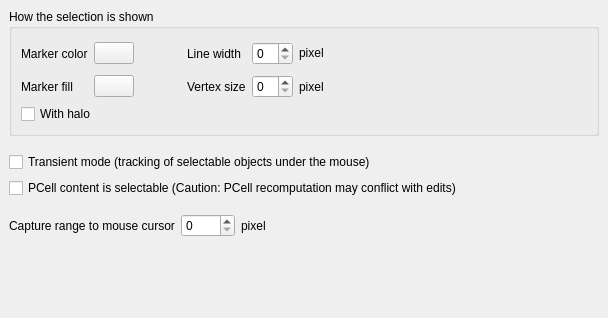
<?xml version="1.0" encoding="UTF-8"?>
<ui version="4.0">
 <class>LayoutViewConfigPage2c</class>
 <widget class="QFrame" name="LayoutViewConfigPage2c">
  <property name="geometry">
   <rect>
    <x>0</x>
    <y>0</y>
    <width>608</width>
    <height>318</height>
   </rect>
  </property>
  <property name="windowTitle">
   <string>Settings</string>
  </property>
  <layout class="QVBoxLayout">
   <property name="spacing">
    <number>6</number>
   </property>
   <property name="leftMargin">
    <number>9</number>
   </property>
   <property name="topMargin">
    <number>9</number>
   </property>
   <property name="rightMargin">
    <number>9</number>
   </property>
   <property name="bottomMargin">
    <number>9</number>
   </property>
   <item>
    <widget class="QGroupBox" name="groupBox_2">
     <property name="title">
      <string>How the selection is shown</string>
     </property>
     <layout class="QGridLayout">
      <property name="leftMargin">
       <number>9</number>
      </property>
      <property name="topMargin">
       <number>9</number>
      </property>
      <property name="rightMargin">
       <number>9</number>
      </property>
      <property name="bottomMargin">
       <number>9</number>
      </property>
      <property name="spacing">
       <number>6</number>
      </property>
      <item row="1" column="1">
       <widget class="lay::DitherPatternSelectionButton" name="stipple_pb">
        <property name="text">
         <string/>
        </property>
       </widget>
      </item>
      <item row="1" column="5">
       <widget class="QLabel" name="label_5">
        <property name="text">
         <string>pixel</string>
        </property>
       </widget>
      </item>
      <item row="0" column="6">
       <spacer>
        <property name="orientation">
         <enum>Qt::Horizontal</enum>
        </property>
        <property name="sizeHint" stdset="0">
         <size>
          <width>71</width>
          <height>31</height>
         </size>
        </property>
       </spacer>
      </item>
      <item row="0" column="5">
       <widget class="QLabel" name="textLabel2">
        <property name="sizePolicy">
         <sizepolicy hsizetype="Fixed" vsizetype="Fixed">
          <horstretch>0</horstretch>
          <verstretch>0</verstretch>
         </sizepolicy>
        </property>
        <property name="text">
         <string>pixel</string>
        </property>
       </widget>
      </item>
      <item row="0" column="4">
       <widget class="QSpinBox" name="lw_spinbx"/>
      </item>
      <item row="0" column="3">
       <widget class="QLabel" name="textLabel1_2">
        <property name="text">
         <string>Line width</string>
        </property>
       </widget>
      </item>
      <item row="0" column="2">
       <spacer>
        <property name="orientation">
         <enum>Qt::Horizontal</enum>
        </property>
        <property name="sizeType">
         <enum>QSizePolicy::Fixed</enum>
        </property>
        <property name="sizeHint" stdset="0">
         <size>
          <width>41</width>
          <height>31</height>
         </size>
        </property>
       </spacer>
      </item>
      <item row="1" column="3">
       <widget class="QLabel" name="vs_lbl">
        <property name="text">
         <string>Vertex size</string>
        </property>
       </widget>
      </item>
      <item row="1" column="4">
       <widget class="QSpinBox" name="vs_spinbx"/>
      </item>
      <item row="0" column="1">
       <widget class="lay::ColorButton" name="color_pb">
        <property name="toolTip">
         <string>The color in which the rulers are drawn</string>
        </property>
        <property name="text">
         <string/>
        </property>
       </widget>
      </item>
      <item row="0" column="0">
       <widget class="QLabel" name="textLabel3_2">
        <property name="text">
         <string>Marker color</string>
        </property>
       </widget>
      </item>
      <item row="1" column="0">
       <widget class="QLabel" name="label">
        <property name="text">
         <string>Marker fill</string>
        </property>
       </widget>
      </item>
      <item row="2" column="0" colspan="7">
       <widget class="QCheckBox" name="halo_cb">
        <property name="text">
         <string>With halo</string>
        </property>
       </widget>
      </item>
     </layout>
    </widget>
   </item>
   <item>
    <spacer>
     <property name="orientation">
      <enum>Qt::Vertical</enum>
     </property>
     <property name="sizeType">
      <enum>QSizePolicy::Fixed</enum>
     </property>
     <property name="sizeHint" stdset="0">
      <size>
       <width>561</width>
       <height>10</height>
      </size>
     </property>
    </spacer>
   </item>
   <item>
    <widget class="QCheckBox" name="transient_mode_cb">
     <property name="text">
      <string>Transient mode (tracking of selectable objects under the mouse)</string>
     </property>
    </widget>
   </item>
   <item>
    <widget class="QCheckBox" name="sel_inside_pcells_cb">
     <property name="text">
      <string>PCell content is selectable (Caution: PCell recomputation may conflict with edits)</string>
     </property>
    </widget>
   </item>
   <item>
    <spacer name="verticalSpacer">
     <property name="orientation">
      <enum>Qt::Vertical</enum>
     </property>
     <property name="sizeType">
      <enum>QSizePolicy::Fixed</enum>
     </property>
     <property name="sizeHint" stdset="0">
      <size>
       <width>20</width>
       <height>10</height>
      </size>
     </property>
    </spacer>
   </item>
   <item>
    <widget class="QFrame" name="frame">
     <property name="frameShape">
      <enum>QFrame::NoFrame</enum>
     </property>
     <property name="frameShadow">
      <enum>QFrame::Raised</enum>
     </property>
     <layout class="QHBoxLayout" name="horizontalLayout">
      <property name="leftMargin">
       <number>0</number>
      </property>
      <property name="topMargin">
       <number>0</number>
      </property>
      <property name="rightMargin">
       <number>0</number>
      </property>
      <property name="bottomMargin">
       <number>0</number>
      </property>
      <item>
       <widget class="QLabel" name="label_2">
        <property name="text">
         <string>Capture range to mouse cursor</string>
        </property>
       </widget>
      </item>
      <item>
       <widget class="QSpinBox" name="search_range_spinbx">
        <property name="maximum">
         <number>9999</number>
        </property>
       </widget>
      </item>
      <item>
       <widget class="QLabel" name="label_3">
        <property name="text">
         <string>pixel</string>
        </property>
       </widget>
      </item>
      <item>
       <spacer name="horizontalSpacer">
        <property name="orientation">
         <enum>Qt::Horizontal</enum>
        </property>
        <property name="sizeHint" stdset="0">
         <size>
          <width>311</width>
          <height>20</height>
         </size>
        </property>
       </spacer>
      </item>
     </layout>
    </widget>
   </item>
   <item>
    <spacer name="verticalSpacer_2">
     <property name="orientation">
      <enum>Qt::Vertical</enum>
     </property>
     <property name="sizeHint" stdset="0">
      <size>
       <width>20</width>
       <height>40</height>
      </size>
     </property>
    </spacer>
   </item>
  </layout>
 </widget>
 <layoutdefault spacing="6" margin="11"/>
 <customwidgets>
  <customwidget>
   <class>lay::ColorButton</class>
   <extends>QPushButton</extends>
   <header>layWidgets.h</header>
  </customwidget>
  <customwidget>
   <class>lay::DitherPatternSelectionButton</class>
   <extends>QPushButton</extends>
   <header>layWidgets.h</header>
  </customwidget>
 </customwidgets>
 <tabstops>
  <tabstop>color_pb</tabstop>
  <tabstop>lw_spinbx</tabstop>
  <tabstop>halo_cb</tabstop>
  <tabstop>vs_spinbx</tabstop>
  <tabstop>transient_mode_cb</tabstop>
 </tabstops>
 <resources/>
 <connections/>
</ui>
